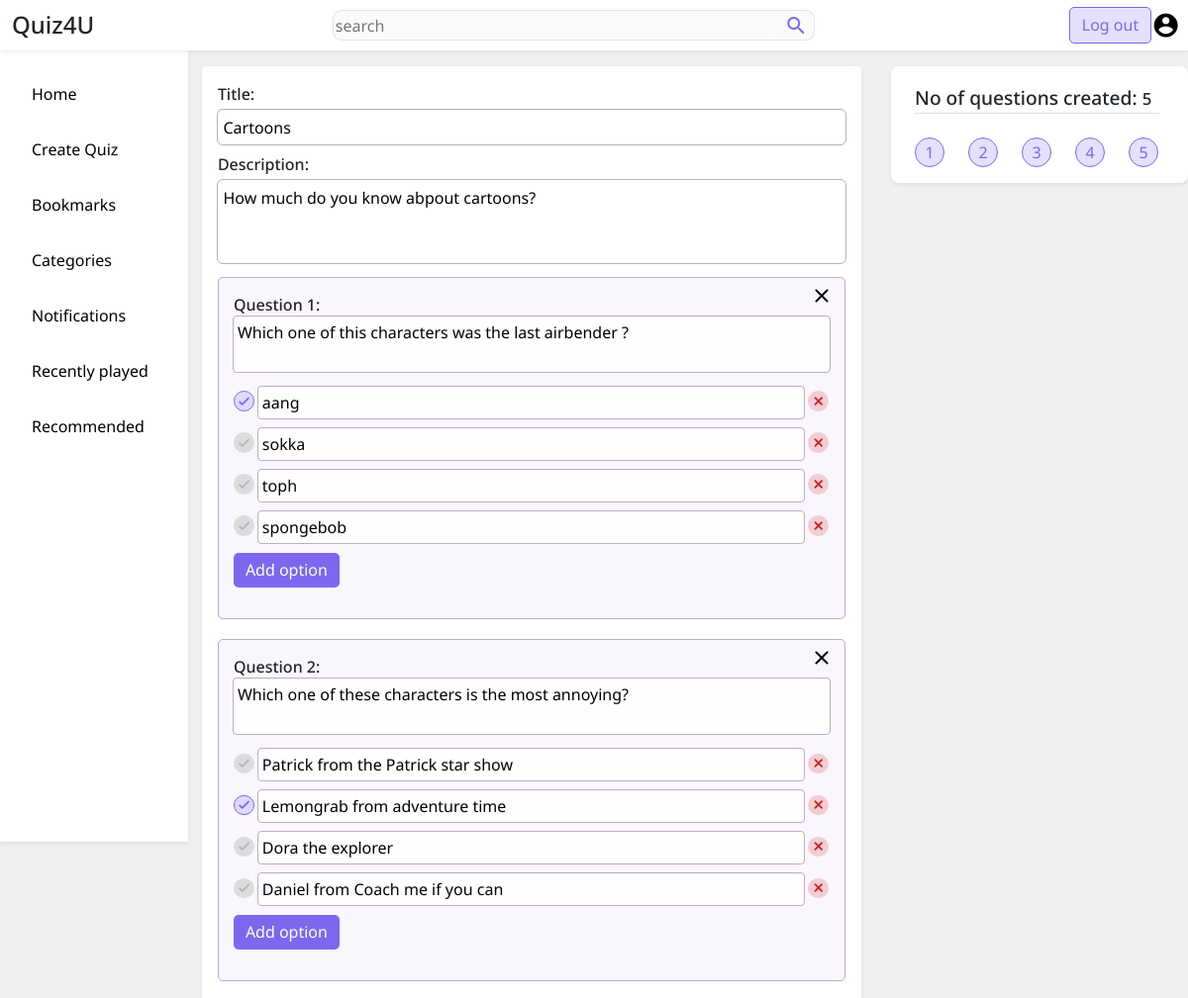
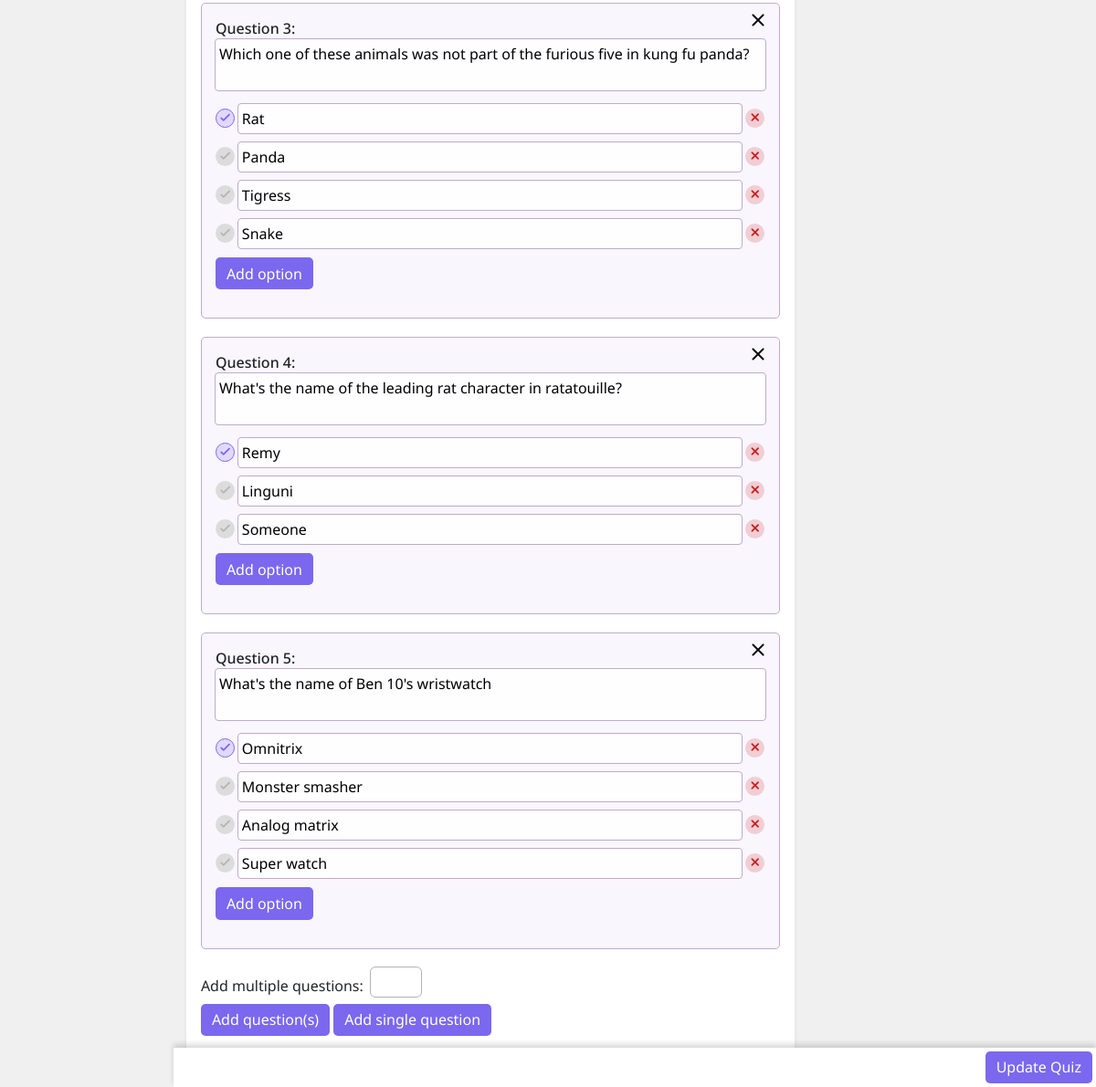
The app's page /quizzes/ZUwWtrhQUY/edit (signed in) with its own data (2 pictures, top to bottom).
### accounts/models.py (models this page shows, shortened)
class CustomUser(AbstractBaseUser, PermissionsMixin):
	email = models.EmailField(_('Email Address'), unique=True)
	username = models.CharField(_('Username'), unique=True, max_length=30, blank=True)
	is_staff = models.BooleanField(default=False)
	is_active = models.BooleanField(default=True)
	has_activated_account = models.BooleanField(default=False)
	following = models.ManyToManyField('accounts.CustomUser', related_name="followers")
	bookmarks = models.ManyToManyField(Quiz, related_name="bookmarked_by")
	drafts = models.ManyToManyField(Quiz, related_name="saved_as_draft_by")
	USERNAME_FIELD = 'email'
	objects = CustomUserManager()

### pages/models.py (models this page shows, shortened)
class Quiz(models.Model):
	author = models.ForeignKey('accounts.CustomUser', on_delete=models.CASCADE, related_name='quizzes')
	quiz_title = models.CharField(max_length=250)
	description = models.CharField(max_length=250, blank=True, default="")
	slug_id = models.CharField(max_length=10)
	is_a_draft = models.BooleanField(default=False)
	no_of_times_played = models.IntegerField(default=0)
	likes = models.ManyToManyField('accounts.CustomUser', blank=True, related_name="liked_posts")
	dislikes = models.ManyToManyField('accounts.CustomUser', blank=True, related_name="disliked_posts")

class Question(models.Model):
	quiz = models.ForeignKey(Quiz, on_delete=models.CASCADE, related_name='questions')
	content = models.CharField(max_length=250)
	correct_option = models.OneToOneField("Option", on_delete=models.SET_NULL, related_name='current_question', null=True)

class Option(models.Model):
	content = models.CharField(max_length=250)
	question = models.ForeignKey(Question, on_delete=models.CASCADE, related_name='options', null=True)

### pages/views.py (the view, shortened to what this page needs)
# urls.py: path('quizzes/<str:slug>/edit', edit_quiz, name="edit_quiz"),
def edit_quiz(request, slug):
	try:
		quiz = Quiz.objects.get(slug_id=slug)
	except Quiz.DoesNotExist:
		raise Http404()
	else:
		if request.user != quiz.author:
			raise Http404()
	if request.method == "GET":
		if not request.user.is_authenticated:
			return HttpResponseRedirect(reverse("login"))
		if not request.user.has_activated_account:
			return HttpResponseRedirect(reverse('unactivated_account'))
		return render(request, "edit_quiz.html", {'quiz': quiz})

### templates/edit_quiz.html (shortened to what this page needs)
{% extends 'base.html' %}
{% load static %}
{% block head_tags %}
	<link rel="stylesheet" type="text/css" href="{% static 'css/base.css' %}">
	<link rel="stylesheet" type="text/css" href="{% static 'css/write_quiz.css' %}">
	<link rel="stylesheet" type="text/css" href="{% static 'css/animations.css' %}">
{% endblock head_tags %}
{% block menu_content %}
	<a href="{% url 'home' %}" class="d-block p-3">Home</a>
	{% if user.has_activated_account %}
		<a href="{% url 'create_quiz' %}" class="d-block p-3">Create Quiz</a>
		<a href="{% url 'user_bookmarks' user.username %}" class="d-block p-3">Bookmarks</a>
	{% else %}
		<a href="" class="d-block p-3" data-toggle="modal" data-target="#popupMessage">Create Quiz</a>
		<a href="#" class="d-block p-3" data-toggle="modal" data-target="#popupMessage">Bookmarks</a>
	{% endif %}
	<a href="#" class="d-block p-3">Categories</a>
	<a href="#" class="d-block p-3">Notifications</a>
	<a href="#" class="d-block p-3">Recently played</a>
	<a href="#" class="d-block p-3">Recommended</a>
{% endblock menu_content %}
{% block maincontent %}
	<section id="main-section">
		<main class="bg-white p-3 mx-lg-auto rounded-1 shadow-sm ">
			<form action="{% url 'edit_quiz' quiz.slug_id %}" id='meta-form'>
				<label>Title: </label>
				<input type="text" id="title" value="{{quiz.quiz_title}}"  class="w-100 all-inputs mb-2 mt-1">
				<label>Description: </label>
				<textarea maxlength="250" id="description" class="w-100 all-inputs mb-2 mt-1" rows="3">{{ quiz.description }}</textarea>
			</form>
			<section id='questions-container' data-is-being-edited="true">
				{% for question in quiz.questions.all %}
					<form class='question-form existing-question' data-id="{{question.id}}" data-deleted-options="">
						<button type="button" class="remove-form-btn material-icons-round">close</button>
						<label></label>
						<textarea maxlength="200" class="question-field">{{question.content}}</textarea>
						{% for option in question.options.all %}
							{% if option == question.correct_option %}
								<div>
									<button type="button" class="mark marked material-icons-round">done</button>
									<input type="" class="option-field answer" value="{{option.content}}" id="{{option.id}}">
									<button type="button" class='remove-input material-icons-round'>close</button>
								</div>
							{% else %}
								<div>
									<button type="button" class="mark material-icons-round">done</button>
									<input type="" class="option-field" value="{{option.content}}" id="{{option.id}}">
									<button type="button" class='remove-input material-icons-round'>close</button>
								</div>
							{% endif %}
						{% endfor %}
							<button type="button" class="add-option-btn deep-btn">Add option</button>
					</form>
				{% endfor %}
			</section>
			<div class="d-flex align-items-end mb-2">
			<label class="d-inline-block me-2">Add multiple questions:</label>
			<input id="total-no-input" class="all-inputs p-1 ml-2" type="number" min="3" max="30">
			</div>
			<button type="button" id='create-questions-btn' class="deep-btn">Add question(s)</button>
			<button type="button" id="add-question-btn" class="deep-btn">Add single question</button>
		</main>
	</section>
	<div class="bg-white d-flex justify-content-end p-1" id='request-btns-container'>
		{% if quiz.is_a_draft %}
			<button type="button" id="update-quiz" class="deep-btn mr-lg-5">Update Draft</button>
		{% else %}
			<button type="button" id="update-quiz" class="deep-btn mr-lg-5">Update Quiz</button>
		{% endif %}
	</div>
	<section class="mr-3 bg-white py-3 rounded-3 shadow-sm" id="no-of-questions-container">
		<h5 class='w-100 border-bottom py-1'>No of questions created: <small>{{quiz.questions.count}}</small></h5>
	</section>
{% endblock maincontent %}

### static/css/base.css (style rules this page uses)
body { font-family: 'Noto Sans', 'Segoe UI', sans-serif; background-color: rgb(240, 240, 240); }
a { text-decoration: none; }
.material-icons-outlined, .material-icons-round, .material-icons { background-color: transparent; border: none; }
.deep-btn { color: white; background-color: rgb(123, 104, 238); border: none; border-radius: 5px; padding: 0.35rem 0.75rem; }
#menu a { color: black; }
.rounded-3 { border-radius: 8px; }
.rounded-1 { border-radius: 3px; }

### static/css/write_quiz.css (style rules this page uses)
#main-section { padding-top: 3.2em; margin-bottom: 2.5rem; width: 100%; background-color: white; }
#request-btns-container { position: fixed; bottom: 0; width: 100%; box-shadow: 0 -4px 6px rgba(0,0,0, 0.15); z-index: 1010; }
#main-section > * { width: 100%; margin-bottom: 0.5rem; }
#meta-form label { font-weight: 500; }
@media screen and (min-width: 992px) { #main-section { margin-top: 4.2em; padding-top: 0; padding-right: calc(25% + 1rem); padding-left: calc(174px + 1rem); background-color: transparent; } }
@media screen and (min-width: 992px) { #main-section > * { width: 96%; } }
@media screen and (min-width: 992px) { #request-btns-container { margin-left: calc(174px + 1rem); width: calc(100% - (174px + 1rem)); } }
#no-of-questions-container { display: flex; min-width: 190px; width: 25%; max-height: calc(90vh - 4.2rem); position: fixed; top: 4.2rem; right: 0; overflow-y: auto; flex-wrap: wrap; align-content: flex-start; justify-content: left; padding-left: 1.5em; z-index: 1005; }
#no-of-questions-container h5 { font-size: 1.2em; margin-right: 1.5em; font-weight: 500; }
#no-of-questions-container small { font-weight: 500; }
textarea { resize: none; }
.question-form { position: relative; padding: 15px; margin: 0 0 20px; background-color: rgba(230, 211, 246, 0.2); border: 1px solid rgb(190, 171, 206); border-radius: 5px; }
.remove-form-btn { position: absolute; top: 5px; right: 5px; border-radius: 5px; }
.question-form textarea { width: 100%; margin-bottom: 15px; display: block; padding: 0.25rem; outline: rgb(190, 171, 206) solid 1px; background-color: rgb(254, 253, 255); border: none; border-radius: 3px; resize: none; }
.mark { display: inline-flex; justify-content: center; align-items: center; font-weight: bold; font-size: 0.9rem; width: 1.3rem; height: 1.3rem; color: rgb(180, 180, 180); background-color: rgb(220, 220, 220); border: none; border-radius: 50%; }
.remove-input { display: inline-flex; justify-content: center; align-items: center; font-weight: bold; font-size: 0.9rem; width: 1.3rem; height: 1.3rem; color: rgb(200, 30, 30); background-color: rgba(200, 50, 50, 0.2); border: none; border-radius: 50%; }
.question-form input { width: calc(100% - 3.2rem); margin-bottom: 10px; padding: 0.25rem; outline: rgb(190, 171, 206) solid 1px; border: none; border-radius: 3px; background-color: rgb(254, 253, 255); }
.question-form label { font-weight: 500; }
.marked { color: rgb(123, 104, 238); background-color: rgba(123, 104, 238, 0.2); border: 1px solid rgb(123, 104, 238); }
.all-inputs { padding: 0.35rem; outline: rgba(0, 0, 0, 0.3) solid 1px; border: none; border-radius: 5px; }

### records on screen
Quiz: quiz_title "Cartoons", description "How much do you know abpout cartoons?", questions.count "5"
Question: content "Which one of this characters was the last airbender ?"
Option: content "aang"
Option: content "sokka"
Option: content "toph"
Option: content "spongebob"
Question: content "Which one of these characters is the most annoying?"
Option: content "Patrick from the Patrick star show"
Option: content "Lemongrab from adventure time"
Option: content "Dora the explorer"
Option: content "Daniel from Coach me if you can"
Question: content "Which one of these animals was not part of the furious five in kung fu panda?"
Option: content "Rat"
Option: content "Panda"
Option: content "Tigress"
Option: content "Snake"
Question: content "What's the name of the leading rat character in ratatouille?"
Option: content "Remy"
Option: content "Linguni"
Option: content "Someone"
Question: content "What's the name of Ben 10's wristwatch"
Option: content "Omnitrix"
Option: content "Monster smasher"
Option: content "Analog matrix"
Option: content "Super watch"
